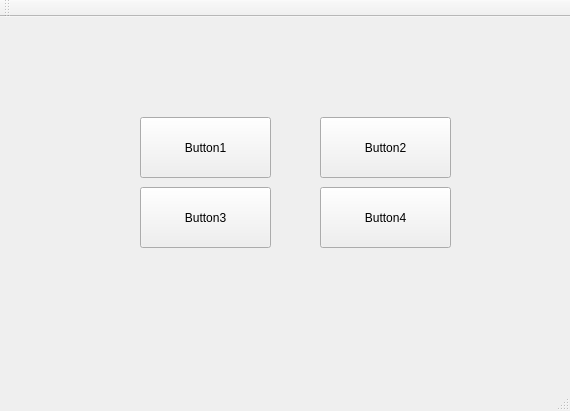
<?xml version="1.0" encoding="UTF-8"?>
<ui version="4.0">
 <class>MainWindow</class>
 <widget class="QMainWindow" name="MainWindow">
  <property name="geometry">
   <rect>
    <x>0</x>
    <y>0</y>
    <width>570</width>
    <height>411</height>
   </rect>
  </property>
  <property name="windowTitle">
   <string>MainWindow</string>
  </property>
  <widget class="QWidget" name="centralWidget">
   <widget class="QPushButton" name="bt1">
    <property name="geometry">
     <rect>
      <x>140</x>
      <y>100</y>
      <width>131</width>
      <height>61</height>
     </rect>
    </property>
    <property name="text">
     <string>Button1</string>
    </property>
   </widget>
   <widget class="QPushButton" name="bt2">
    <property name="geometry">
     <rect>
      <x>320</x>
      <y>100</y>
      <width>131</width>
      <height>61</height>
     </rect>
    </property>
    <property name="text">
     <string>Button2</string>
    </property>
   </widget>
   <widget class="QPushButton" name="bt3">
    <property name="geometry">
     <rect>
      <x>140</x>
      <y>170</y>
      <width>131</width>
      <height>61</height>
     </rect>
    </property>
    <property name="text">
     <string>Button3</string>
    </property>
   </widget>
   <widget class="QPushButton" name="bt4">
    <property name="geometry">
     <rect>
      <x>320</x>
      <y>170</y>
      <width>131</width>
      <height>61</height>
     </rect>
    </property>
    <property name="text">
     <string>Button4</string>
    </property>
   </widget>
  </widget>
  <widget class="QMenuBar" name="menuBar">
   <property name="geometry">
    <rect>
     <x>0</x>
     <y>0</y>
     <width>570</width>
     <height>26</height>
    </rect>
   </property>
  </widget>
  <widget class="QToolBar" name="mainToolBar">
   <attribute name="toolBarArea">
    <enum>TopToolBarArea</enum>
   </attribute>
   <attribute name="toolBarBreak">
    <bool>false</bool>
   </attribute>
  </widget>
  <widget class="QStatusBar" name="statusBar"/>
 </widget>
 <layoutdefault spacing="6" margin="11"/>
 <resources/>
 <connections/>
</ui>
